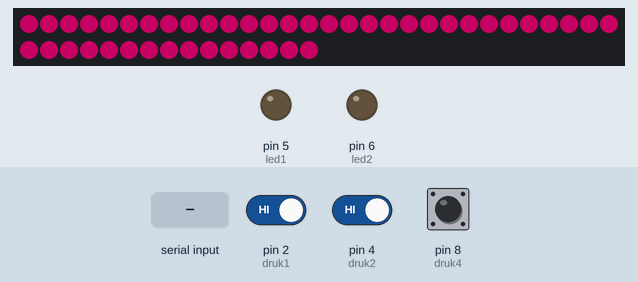
Simulated run of this sketch. Board: Arduino Uno, built with avr-gcc and run on an emulated ATmega328P. On the bench: 45 RGB LEDs in strip order, left to right, continuing on the next row, output pins drawn as LEDs (lit = HIGH). The inputs (shaded band) are chosen by the test bench; at power-on: pin 2 (druk1) HIGH, pin 4 (druk2) HIGH, pin 8 (druk4) HIGH. Dim RGB values are drawn brighter than linear; what the sketch prints to the serial monitor is not drawn.

Above: at 1.2 s.
1.3 s: pin 2 (druk1) driven LOW
At 1.8 s:
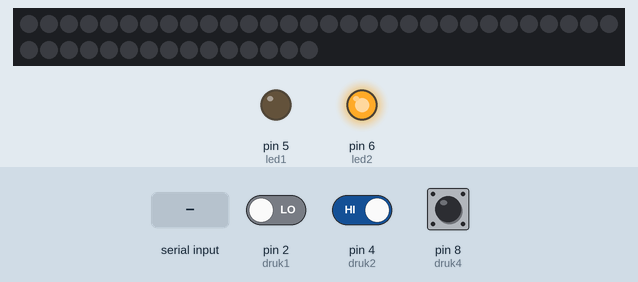
2.8 s: pin 2 (druk1) driven HIGH
At 3.75 s:
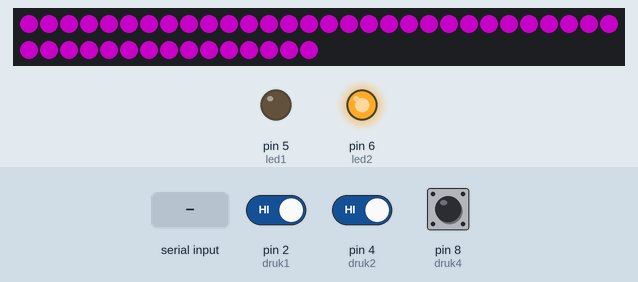
4.5 s: pin 4 (druk2) driven LOW
At 5.5 s:
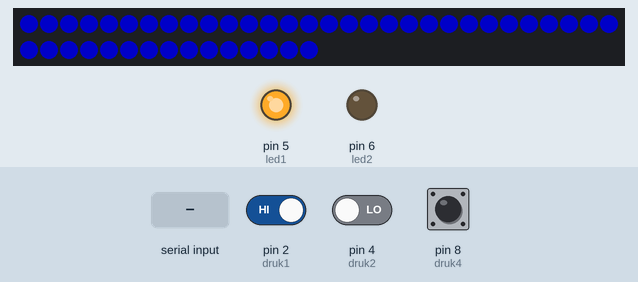
6.1 s: pin 4 (druk2) driven HIGH
7.8 s: byte 30 received over Serial
At 9.7 s:
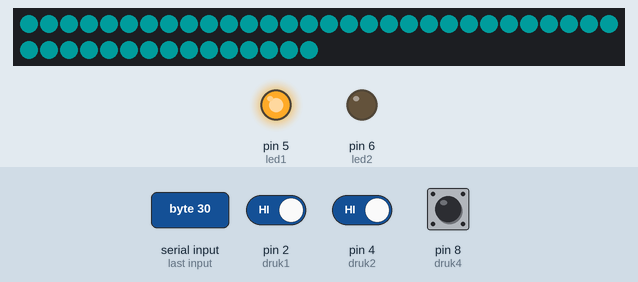
10.3 s: byte 90 received over Serial
At 11.83 s:
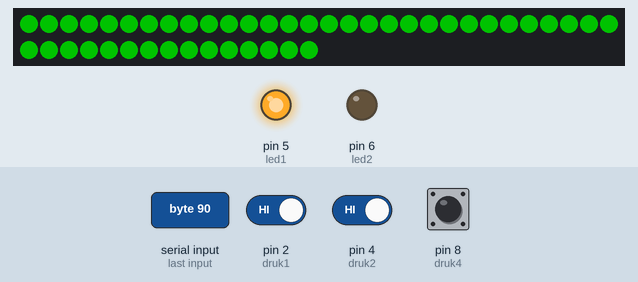
Timing chart, 0 to 13.3 s (numbered marks = the images above; inputs shaded):
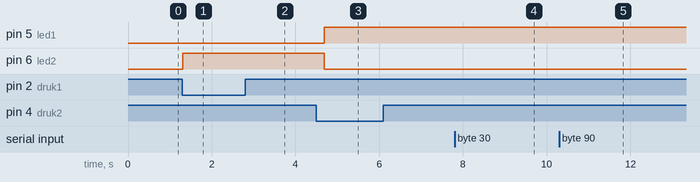

The sketch:

lamp3.ino
```cpp
#include <Adafruit_NeoPixel.h>
#include <avr/power.h>

#define PIN1              3
#define druk1             2
#define druk2             4
#define druk3             7
#define druk4             8

#define led1              5
#define led2              6

#define NUMPIXELS1        45

#define buttonDelay       100
#define resolutie          42
#define ColorChanger        1
#define Brightness        255
#define interval0          50


Adafruit_NeoPixel pixels1 = Adafruit_NeoPixel(NUMPIXELS1, PIN1, NEO_GRB + NEO_KHZ800);

unsigned long previousMillis0 = 0;

int stand2 =               0;
int stand1 =               0;
int currentState =         0;
int switch0 =              0;
int switch1 =              0;
int badWeather =           0;
int sportingTogether =     0;
int r =                    0;
int g =                    0;
int b =                    0;
int i =                    0;
uint8_t hue =            255;
uint8_t intensity =      100;
int aftellen =             0;


void setup() {
  Serial.begin(9600);
  pinMode(druk1, INPUT);
  pinMode(druk2, INPUT);
  pixels1.begin(); // This initializes the NeoPixel library.
}

void loop() {
  unsigned long currentMillis = millis();

  switch0 = digitalRead(druk1);
  switch1 = digitalRead(druk2);
  //  badWeather = digitalRead(druk3);
  sportingTogether = digitalRead(druk4);

  if (Serial.available() > 0) {
    intensity = Serial.read();
  }

  if (switch0 == 0  && sportingTogether == 0 &&  currentState != 0) {
    analogWrite(led1, 0);
    analogWrite(led2, 255);

    Serial.write(0);
    currentState = 0;
    delay(buttonDelay);

    for (int i = 0; i < 46; i++) {
      pixels1.setPixelColor(i, 0 , 0 , 0 );
      pixels1.show();
    }
  }

  if (switch0 == 0 && sportingTogether == 1 && currentState != 1) {
    analogWrite(led1, 0);
    analogWrite(led2, 255);

    for (int i = 0; i < 46; i++) {
      pixels1.setPixelColor(i, 0 , 0 , 0 );
      pixels1.show();
    }
    Serial.write(1);
    currentState = 1;
    delay(buttonDelay);
  }


  if (switch0 == 1 && switch1 == 0 && currentState != 2) {
    Serial.write(2);
    currentState = 2;
    delay(buttonDelay);
  }

  if (switch0 == 1  && switch1 == 0 ) {
    for (int i = 0; i < 46; i++) {
      pixels1.setPixelColor(i, intensity);
      pixels1.show();
    }
    analogWrite(led1, 255);
    analogWrite(led2, 0);
  }

  if (switch0 == 1  && switch1 == 1 && currentState != 3 ) {
    Serial.write(3);
    currentState = 3;
    delay(buttonDelay);
  }

  if (switch0 == 1  && switch1 == 1 ) {
    if (currentMillis - previousMillis0 >= interval0) {
      previousMillis0 = currentMillis;

      if (aftellen != 1) {
        hue++;
        if ( hue == 254) {
          aftellen = 1;
        }
      }
      if (aftellen != 0) {
        hue--;
        if ( hue == 1) {
          aftellen = 0;
        }
      }

      uint32_t color = rainbow(hue, intensity);

      for (int i = 0; i < 46; i++) {
        pixels1.setPixelColor(i, color);
      }
      pixels1.show();
    }
  }
}


  uint32_t rainbow(uint8_t hue, uint8_t intensity) {

    float mappedintensity = map(intensity, 0, Brightness, 0, 100) * 0.01;

    int MappedRainbowColor1 = map(hue, 0, resolutie , 0, Brightness);
    int MappedRainbowColor2 = map(hue, resolutie + 1 , resolutie * 2 + 1, Brightness, 0);
    int MappedRainbowColor3 = map(hue, resolutie * 2 + 2 , resolutie * 3 + 2, 0, Brightness);
    int MappedRainbowColor4 = map(hue, resolutie * 3 + 3 , resolutie * 4 + 3, Brightness, 0);
    int MappedRainbowColor5 = map(hue, resolutie * 4 + 4 , resolutie * 5 + 4, 0, Brightness);
    int MappedRainbowColor6 = map(hue, resolutie * 5 + 5 , resolutie * 6 + 5, Brightness, 0);

    MappedRainbowColor1 = constrain(MappedRainbowColor1, 0, Brightness);
    MappedRainbowColor2 = constrain(MappedRainbowColor2, 0, Brightness);
    MappedRainbowColor3 = constrain(MappedRainbowColor3, 0, Brightness);
    MappedRainbowColor4 = constrain(MappedRainbowColor4, 0, Brightness);
    MappedRainbowColor5 = constrain(MappedRainbowColor5, 0, Brightness);
    MappedRainbowColor6 = constrain(MappedRainbowColor6, 0, Brightness);

    if (hue <= resolutie) {
      r = Brightness;
      g = 0;
      b = MappedRainbowColor1;
      return pixels1.Color(r * mappedintensity, g * mappedintensity, b * mappedintensity);
    } if (hue <= resolutie * 2) {
      r = MappedRainbowColor2;
      g = 0;
      b = Brightness;
      return pixels1.Color(r * mappedintensity, g * mappedintensity, b * mappedintensity );
    } if (hue <= resolutie * 3) {
      r = 0;
      g = MappedRainbowColor3;
      b = Brightness;
      return pixels1.Color(r * mappedintensity, g * mappedintensity, b * mappedintensity);
    }
    if (hue <= resolutie * 4) {
      r = 0;
      g = Brightness;
      b = MappedRainbowColor4;
      return pixels1.Color(r * mappedintensity, g * mappedintensity, b * mappedintensity);
    } if (hue <= resolutie * 5) {
      r = MappedRainbowColor5;
      g = Brightness;
      b = 0;
      return pixels1.Color(r * mappedintensity, g * mappedintensity, b * mappedintensity );
    } if (hue <= resolutie * 6) {
      r = Brightness;
      g = MappedRainbowColor6;
      b =  0;
      return pixels1.Color(r * mappedintensity, g * mappedintensity, b * mappedintensity);
    }
  }
```

Measured:
- after the input at 1.3 s, pin 6 (led2): LOW → HIGH at once; the LEDs: change after 0.09 s (image 1)
- after the input at 2.8 s, the LEDs: first change after 0.10 s (image 2 shows a later state)
- after the input at 4.5 s, pin 5 (led1): LOW → HIGH after 0.19 s; pin 6 (led2): HIGH → LOW after 0.19 s
